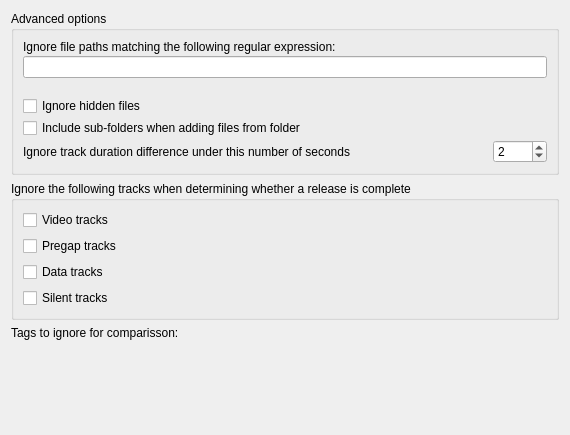
<?xml version="1.0" encoding="UTF-8"?>
<ui version="4.0">
 <class>AdvancedOptionsPage</class>
 <widget class="QWidget" name="AdvancedOptionsPage">
  <property name="geometry">
   <rect>
    <x>0</x>
    <y>0</y>
    <width>570</width>
    <height>435</height>
   </rect>
  </property>
  <layout class="QVBoxLayout">
   <item>
    <widget class="QGroupBox" name="groupBox">
     <property name="title">
      <string>Advanced options</string>
     </property>
     <layout class="QGridLayout">
      <property name="spacing">
       <number>2</number>
      </property>
      <item row="5" column="0">
       <widget class="QCheckBox" name="recursively_add_files">
        <property name="text">
         <string>Include sub-folders when adding files from folder</string>
        </property>
       </widget>
      </item>
      <item row="6" column="0" rowspan="2">
       <layout class="QHBoxLayout" name="horizontalLayout">
        <property name="sizeConstraint">
         <enum>QLayout::SetDefaultConstraint</enum>
        </property>
        <item>
         <widget class="QLabel" name="label_track_duration_diff">
          <property name="sizePolicy">
           <sizepolicy hsizetype="Expanding" vsizetype="Preferred">
            <horstretch>0</horstretch>
            <verstretch>0</verstretch>
           </sizepolicy>
          </property>
          <property name="text">
           <string>Ignore track duration difference under this number of seconds</string>
          </property>
          <property name="alignment">
           <set>Qt::AlignLeading|Qt::AlignLeft|Qt::AlignVCenter</set>
          </property>
         </widget>
        </item>
        <item>
         <widget class="QSpinBox" name="ignore_track_duration_difference_under">
          <property name="sizePolicy">
           <sizepolicy hsizetype="Minimum" vsizetype="Fixed">
            <horstretch>0</horstretch>
            <verstretch>0</verstretch>
           </sizepolicy>
          </property>
          <property name="buttonSymbols">
           <enum>QAbstractSpinBox::UpDownArrows</enum>
          </property>
          <property name="accelerated">
           <bool>true</bool>
          </property>
          <property name="suffix">
           <string/>
          </property>
          <property name="minimum">
           <number>1</number>
          </property>
          <property name="maximum">
           <number>7200</number>
          </property>
          <property name="value">
           <number>2</number>
          </property>
         </widget>
        </item>
       </layout>
      </item>
      <item row="1" column="0">
       <widget class="QLabel" name="label_ignore_regex">
        <property name="sizePolicy">
         <sizepolicy hsizetype="Preferred" vsizetype="Preferred">
          <horstretch>0</horstretch>
          <verstretch>0</verstretch>
         </sizepolicy>
        </property>
        <property name="text">
         <string>Ignore file paths matching the following regular expression:</string>
        </property>
        <property name="wordWrap">
         <bool>true</bool>
        </property>
       </widget>
      </item>
      <item row="3" column="0">
       <widget class="QLabel" name="regex_error">
        <property name="text">
         <string/>
        </property>
       </widget>
      </item>
      <item row="4" column="0">
       <widget class="QCheckBox" name="ignore_hidden_files">
        <property name="text">
         <string>Ignore hidden files</string>
        </property>
       </widget>
      </item>
      <item row="2" column="0">
       <widget class="QLineEdit" name="ignore_regex"/>
      </item>
     </layout>
    </widget>
   </item>
   <item>
    <widget class="QGroupBox" name="groupBox_completeness">
     <property name="title">
      <string>Ignore the following tracks when determining whether a release is complete</string>
     </property>
     <layout class="QVBoxLayout" name="verticalLayout_2">
      <item>
       <widget class="QCheckBox" name="completeness_ignore_videos">
        <property name="text">
         <string>Video tracks</string>
        </property>
       </widget>
      </item>
      <item>
       <widget class="QCheckBox" name="completeness_ignore_pregap">
        <property name="text">
         <string>Pregap tracks</string>
        </property>
       </widget>
      </item>
      <item>
       <widget class="QCheckBox" name="completeness_ignore_data">
        <property name="text">
         <string>Data tracks</string>
        </property>
        <property name="checkable">
         <bool>true</bool>
        </property>
       </widget>
      </item>
      <item>
       <widget class="QCheckBox" name="completeness_ignore_silence">
        <property name="text">
         <string>Silent tracks</string>
        </property>
       </widget>
      </item>
     </layout>
    </widget>
   </item>
   <item>
    <widget class="QLabel" name="compare_ignore_tags_label">
     <property name="text">
      <string>Tags to ignore for comparisson:</string>
     </property>
    </widget>
   </item>
   <item>
    <widget class="TagListEditor" name="compare_ignore_tags" native="true">
     <property name="sizePolicy">
      <sizepolicy hsizetype="Preferred" vsizetype="Expanding">
       <horstretch>0</horstretch>
       <verstretch>0</verstretch>
      </sizepolicy>
     </property>
    </widget>
   </item>
  </layout>
 </widget>
 <customwidgets>
  <customwidget>
   <class>TagListEditor</class>
   <extends>QWidget</extends>
   <header>picard.ui.widgets.taglisteditor</header>
   <container>1</container>
  </customwidget>
 </customwidgets>
 <tabstops>
  <tabstop>ignore_regex</tabstop>
  <tabstop>ignore_hidden_files</tabstop>
  <tabstop>recursively_add_files</tabstop>
  <tabstop>ignore_track_duration_difference_under</tabstop>
  <tabstop>completeness_ignore_videos</tabstop>
  <tabstop>completeness_ignore_pregap</tabstop>
  <tabstop>completeness_ignore_data</tabstop>
  <tabstop>completeness_ignore_silence</tabstop>
 </tabstops>
 <resources/>
 <connections/>
</ui>
